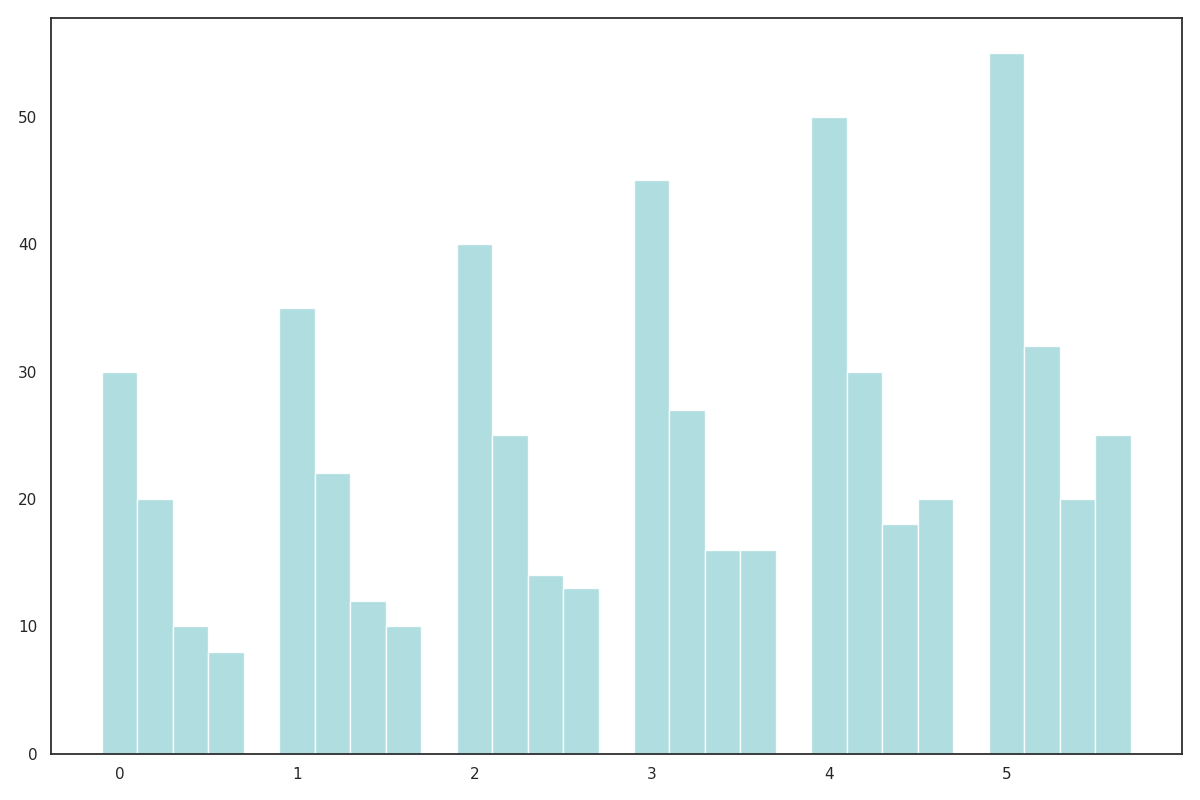

This chart was generated by the following Python code:
import numpy as np
import matplotlib.pyplot as plt

years = np.array([2010, 2012, 2014, 2016, 2018, 2020])
fiction = np.array([30, 35, 40, 45, 50, 55])
non_fiction = np.array([20, 22, 25, 27, 30, 32])
sci_fi = np.array([10, 12, 14, 16, 18, 20])
fantasy = np.array([8, 10, 13, 16, 20, 25])

single_color = '#a8dadc'

fig, ax = plt.subplots(figsize=(12, 8))

bar_width = 0.2
x_indices = np.arange(len(years))

ax.bar(x_indices, fiction, width=bar_width, color=single_color, alpha=0.9)
ax.bar(x_indices + bar_width, non_fiction, width=bar_width, color=single_color, alpha=0.9)
ax.bar(x_indices + 2 * bar_width, sci_fi, width=bar_width, color=single_color, alpha=0.9)
ax.bar(x_indices + 3 * bar_width, fantasy, width=bar_width, color=single_color, alpha=0.9)

plt.tight_layout()
plt.show()
